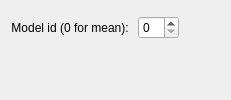
           <widget class="QWidget" name="tab_55">
            <attribute name="title">
             <string>Cpi</string>
            </attribute>
            <layout class="QHBoxLayout" name="horizontalLayout_132">
             <item>
              <layout class="QVBoxLayout" name="verticalLayout_102">
               <item>
                <layout class="QHBoxLayout" name="horizontalLayout_108">
                 <property name="sizeConstraint">
                  <enum>QLayout::SetDefaultConstraint</enum>
                 </property>
                 <property name="topMargin">
                  <number>5</number>
                 </property>
                 <property name="rightMargin">
                  <number>1</number>
                 </property>
                 <item>
                  <widget class="QLabel" name="label_3">
                   <property name="text">
                    <string>Model id (0 for mean): </string>
                   </property>
                   <property name="alignment">
                    <set>Qt::AlignRight|Qt::AlignTrailing|Qt::AlignVCenter</set>
                   </property>
                  </widget>
                 </item>
                 <item>
                  <widget class="QSpinBox" name="spinBox_cpi"/>
                 </item>
                 <item>
                  <spacer name="horizontalSpacer">
                   <property name="orientation">
                    <enum>Qt::Horizontal</enum>
                   </property>
                   <property name="sizeHint" stdset="0">
                    <size>
                     <width>40</width>
                     <height>20</height>
                    </size>
                   </property>
                  </spacer>
                 </item>
                </layout>
               </item>
               <item>
                <widget class="MatplotlibWidget" name="cpi_plot" native="true"/>
               </item>
              </layout>
             </item>
            </layout>
           </widget>
